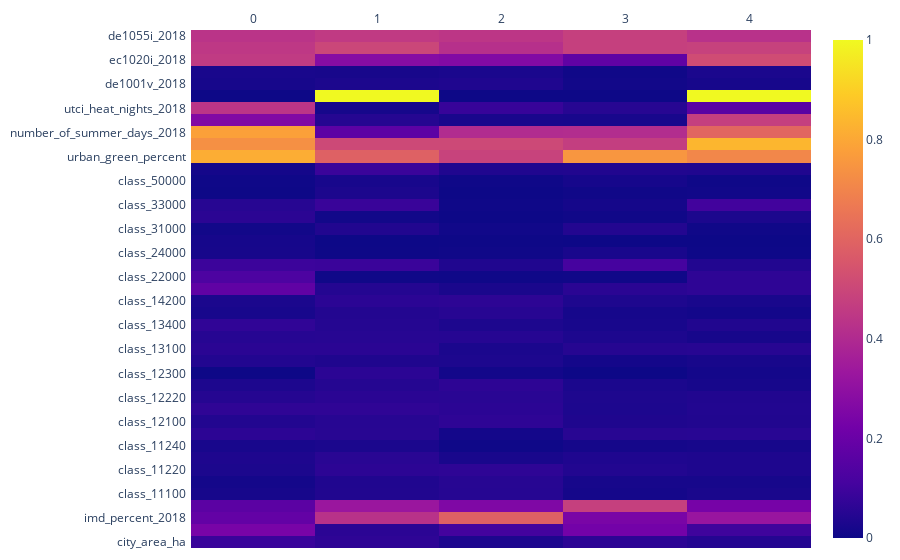

The notebook cell this image was saved under:
### Code cell
layout = go.Layout(
    # autosize=False,
    # width=1000,
    # height=1000,
    margin=go.layout.Margin(l=10, r=10, b=10, t=10, pad=4),
)
fig = go.Figure(
    data=go.Heatmap(
    z=fi_df.to_numpy(),
    x=fi_df.columns,
    y=fi_df.index,
    zmin=0,
    zmax=1,
),
layout=layout)
fig.update_xaxes(side="top")
fig.show()

### Figure 1 — Plotly figure (JSON) as saved in the notebook; plotly's stock layout.template omitted (floating-point values rounded to 4 significant figures; data arrays with more than 128 entries replaced by an {"elided": "..."} marker saying what was removed)
{"data": [{"type": "heatmap", "x": [0, 1, 2, 3, 4], "y": ["city_area_ha", "dem_mean", "imd_percent_2018", "treecover_percent_2018", "class_11100", "class_11210", "class_11220", "class_11230", "class_11240", "class_11300", "class_12100", "class_12210", "class_12220", "class_12230", "class_12300", "class_12400", "class_13100", "class_13300", "class_13400", "class_14100", "class_14200", "class_21000", "class_22000", "class_23000", "class_24000", "class_25000", "class_31000", "class_32000", "class_33000", "class_40000", "class_50000", "urban_blue_percent", "urban_green_percent", "avg_2m_temp_kelvin_2018", "number_of_summer_days_2018", "number_of_tropical_nights_2018", "utci_heat_nights_2018", "coastal_city", "de1001v_2018", "ec1010v_2018", "ec1020i_2018", "de1028i_2018", "de1055i_2018"], "z": {"elided": "43x5 float values"}, "zmax": 1, "zmin": 0}], "layout": {"margin": {"b": 10, "l": 10, "pad": 4, "r": 10, "t": 10}, "xaxis": {"side": "top"}}}
